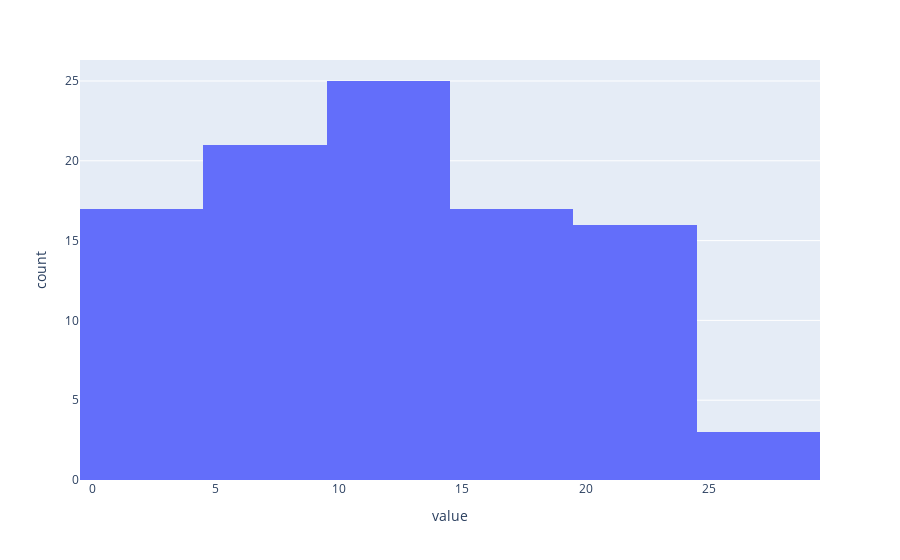

Notebook code for this chart:
### Code cell
import plotly.express as px

last_session_df = roll_df[roll_df['time'] > datetime(2021,12,28)]
print(len(last_session_df))

kal_df =  last_session_df[last_session_df['character'] == 'Kal']
print(kal_df)

fig = px.histogram(last_session_df, x="value")
fig.show()

### Figure 1 — Plotly figure (JSON) as saved in the notebook; plotly's stock layout.template omitted (floating-point values rounded to 4 significant figures)
{"data": [{"alignmentgroup": "True", "bingroup": "x", "hovertemplate": "value=%{x}<br>count=%{y}<extra></extra>", "legendgroup": "", "marker": {"color": "#636efa", "pattern": {"shape": ""}}, "name": "", "offsetgroup": "", "orientation": "v", "showlegend": false, "type": "histogram", "x": [6, 14, 1, 14, 10, 12, 20, 3, 3, 15, 15, 20, 3, 2, 9, 20, 11, 3, 1, 12, 2, 14, 6, 6, 9, 14, 27, 22, 20, 8, 19, 12, 13, 20, 2, 20, 8, 16, 2, 9, 19, 1, 4, 9, 20, 6, 15, 12, 13, 6, 13, 20, 1, 12, 23, 3, 18, 26, 5, 13, 19, 16, 23, 24, 10, 26, 6, 1, 19, 16, 20, 14, 8, 7, 5, 14, 19, 24, 16, 11, 2, 16, 10, 9, 7, 12, 16, 23, 13, 8, 12, 9, 7, 11, 14, 20, 2, 16, 15], "xaxis": "x", "yaxis": "y"}], "layout": {"barmode": "relative", "legend": {"tracegroupgap": 0}, "margin": {"t": 60}, "xaxis": {"anchor": "y", "domain": [0, 1], "title": {"text": "value"}}, "yaxis": {"anchor": "x", "domain": [0, 1], "title": {"text": "count"}}}}
